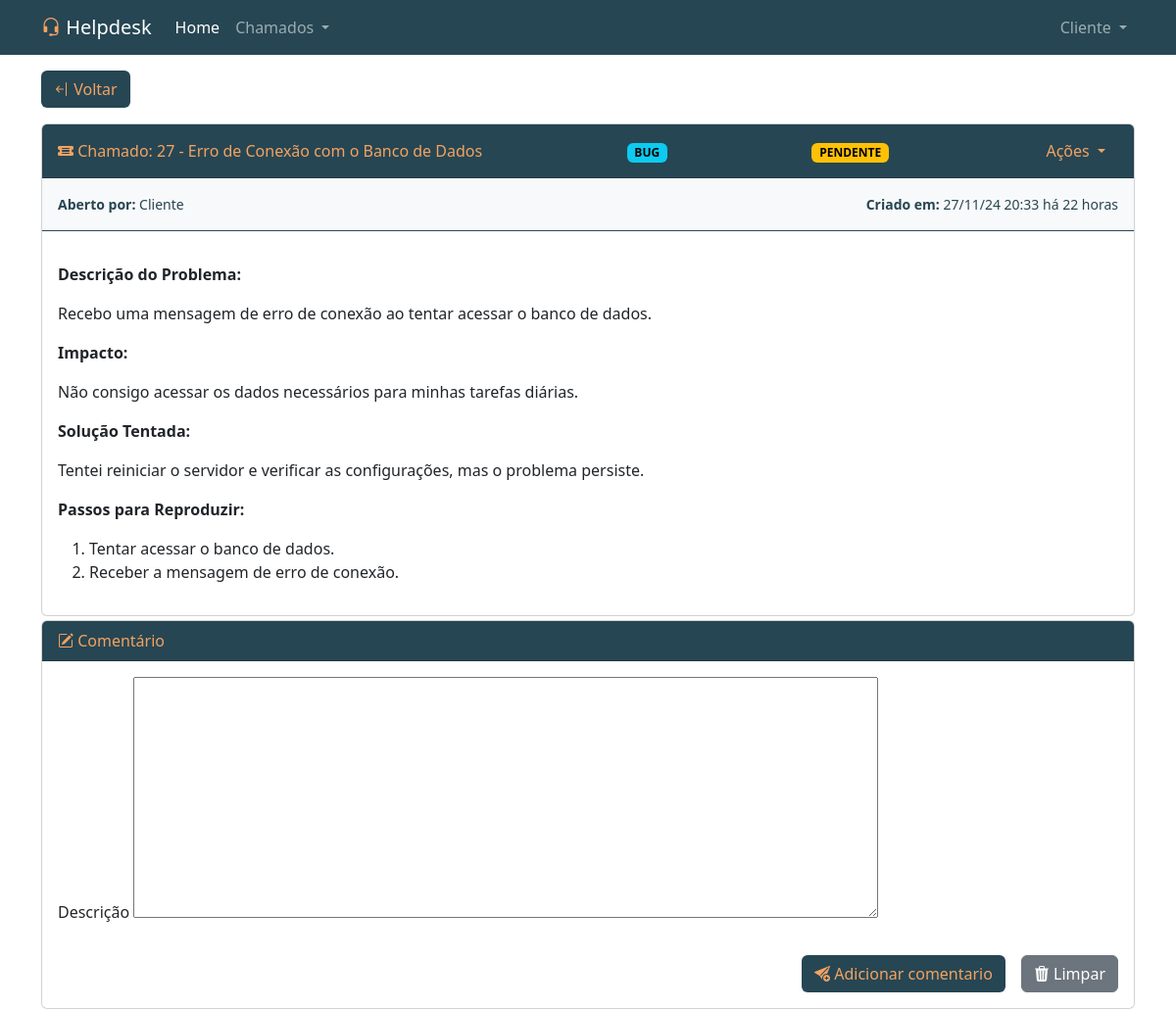
The page /ver_chamado.php?id=27 (signed in) on the database its author committed.
### tables this page shows
CREATE TABLE chamados (
	id INTEGER NOT NULL PRIMARY KEY AUTOINCREMENT,
	titulo TEXT NOT NULL,
	categoria TEXT NOT NULL,
	status TEXT DEFAULT ('pendente') NOT NULL,
	descricao INTEGER NOT NULL,
	criado_em TEXT NOT NULL,
	usuario_id INTEGER NOT NULL,
	atendente_id INTEGER,
	atualizado_em TEXT,
	deletado_em TEXT
);

CREATE TABLE usuarios (
    id INTEGER PRIMARY KEY AUTOINCREMENT,
    nome TEXT NOT NULL,
    email TEXT NOT NULL,
    senha TEXT NOT NULL,
    adm INTEGER DEFAULT 0 NOT NULL,
    atendente INTEGER DEFAULT 0 NOT NULL,
    usuario INTEGER DEFAULT 1 NOT NULL
);

### ver_chamado.php (the view, shortened to what this page needs)
<!doctype html>
<html lang="pt-Br">
<head>
    <?php
    include_once('./funcs/scripts_head.php');
    ?>
</head>
<body style="height: calc(100vh - 93px);" class="">
    <header>
        <?php include('./templates/top-navbar.php'); ?>
    </header>
    <main class=" h-100 ">
        <div class="container h-100">
            <div class="row">
                <div class="col-md-12">
                    <?php
                    require './funcs/cnx.php';
                    $chamado_id = isset($_GET['id']) ? $_GET['id'] : null;
                    try {
                        if ((isset($_SESSION['usuario']['adm']) && $_SESSION['usuario']['adm']) || (isset($_SESSION['usuario']['atendente']) && $_SESSION['usuario']['atendente'])) {
                            $stmt = $pdo->prepare("SELECT * FROM chamados WHERE id = :chamado_id;");
                            $stmt->bindParam(':chamado_id', $chamado_id, PDO::PARAM_INT);
                            $stmt->execute();
                            $chamado = $stmt->fetch(PDO::FETCH_ASSOC);
                        } else if ((isset($_SESSION['usuario']['usuario']) && $_SESSION['usuario']['usuario']) && (isset($_SESSION['usuario']['adm']) && !$_SESSION['usuario']['adm'])  && (isset($_SESSION['usuario']['atendente']) && !$_SESSION['usuario']['atendente'])) {
                            $usuario_id = $_SESSION['usuario']['id'];
                            $stmt = $pdo->prepare("SELECT * FROM chamados WHERE id = :chamado_id AND usuario_id = :usuario_id;");
                            $stmt->bindParam(':chamado_id', $chamado_id, PDO::PARAM_INT);
                            $stmt->bindParam(':usuario_id', $usuario_id, PDO::PARAM_INT);
                            $stmt->execute();
                            $chamado = $stmt->fetch(PDO::FETCH_ASSOC);
                        };
                    } catch (PDOException $e) {
                        echo "Erro ao executar a consulta: " . $e->getMessage();
                    };
                    ?>
                    <div class="mt-3 text-start d-flex d-flex justify-content-between align-items-center">
                        <div>
                            <a
                                href="consultar_chamados.php"
                                class="btn botao-primario">
                                <i class="bi bi-arrow-bar-left"></i> Voltar
                            </a>
                        </div>
                    </div>
                    <div class="card mt-md-3 mt-2">
                        <?php
                        $status_badge = 'secondary';
                        if ($chamado['status'] == 'pendente') {
                            $status_badge = 'warning';
                        } else if ($chamado['status'] == 'aberto') {
                            $status_badge = 'info';
                        } else if ($chamado['status'] == 'fechado') {
                            $status_badge = 'dark';
                        } else if ($chamado['status'] == 'resolvido') {
                            $status_badge = 'success';
                        };
                        ?>
                        <div class="card-header bg-primario texto-laranja  d-md-flex justify-content-between align-items-center">
                            <div class="">
                                <i class="bi bi-ticket-detailed-fill"></i> Chamado: <?php echo $chamado['id']; ?> - <?php echo $chamado['titulo'] ?>
                            </div>
                            <div>
                            <?php echo '<span class="badge text-bg-info">' . strtoupper($chamado['categoria']) . '</span>' ?>
                            </div>
                            <div>
                                <?php echo '<span class="badge text-bg-' . $status_badge . '">' . strtoupper($chamado['status']) . '</span>' ?>
                            </div>
                            <?php
                            if ($chamado['status'] == 'pendente' || $chamado['status'] == 'aberto') {
                            ?>
                                <div>
                                    <div class="dropdown">
                                        <button class="btn botao-primario dropdown-toggle" type="button" data-bs-toggle="dropdown" aria-expanded="false">
                                            Ações
                                        </button>
                                    </div>
                                </div>
                            <?php
                            };
                            ?>
                        </div>
                        <div class="bg-light pt-3 pb-3 ps-3 pe-3 d-md-flex justify-content-between align-items-center border-primario border-bottom">
                            <?php
                            $timestamp = $chamado['criado_em'];
                            $dataFormatada = date('d/m/y H:i', strtotime($timestamp));
                            $dataAtual = date("Y-m-d H:i:s");
                            $dataAtualTimestamp = strtotime($dataAtual);
                            $tempoDecorridoSegundos = $dataAtualTimestamp - strtotime($timestamp);
                            function calcularTempoDecorrido($segundos)
                            {
                                $minutos = floor($segundos / 60);
                                $horas = floor($minutos / 60);
                                $dias = floor($horas / 24);
                                $meses = floor($dias / 30);
                                $anos = floor($meses / 12);
                                if ($anos > 0) {
                                    $meses = $meses % 12;
                                    $dias = $dias % 30;
                                    return "<span class=''>há $anos anos, $meses meses e $dias dias</span>";
                                } elseif ($meses > 0) {
                                    $dias = $dias % 30;
                                    return "<span class=''>há $meses meses e $dias dias</span>";
                                } elseif ($dias > 0) {
                                    return "<span class=''>há $dias dias</span>";
                                } elseif ($horas > 0) {
                                    return "<span class=''>há $horas horas</span>";
                                } else {
                                    return "<span class=''>há $minutos minutos</span>";
                                }
                            };
                            $tempoDecorrido = calcularTempoDecorrido($tempoDecorridoSegundos);
                            ?>
                            <div>
                                <p class="small mb-0 texto-primario">
                                    <?php
                                    $stmt = $pdo->prepare("SELECT * FROM usuarios WHERE id = :usuario_id;");
                                    $stmt->bindParam(':usuario_id', $chamado['usuario_id'], PDO::PARAM_INT);
                                    $stmt->execute();
                                    $cliente = $stmt->fetch(PDO::FETCH_ASSOC);
                                    echo '<span class="fw-bold">Aberto por: </span> ' . $cliente['nome'];
                                    ?>
                                </p>
                            </div>
                            <div>
                                <p class="small mb-0 texto-primario "><?php echo '<span class="fw-bold">Criado em: </span>' . $dataFormatada; ?> <?php echo $tempoDecorrido; ?></p>
                            </div>
                        </div>
                        <div class="card-body">
                            <div>
                                <p><?php echo $chamado['descricao'] ?></p>
                            </div>
                        </div>
                    </div>
                    <?php
                    if (($chamado['atendente_id'] == $_SESSION['usuario']['id'] && $chamado['status'] == 'aberto')  || ($chamado['usuario_id'] == $_SESSION['usuario']['id'] and $chamado['status'] == 'aberto') || ($chamado['usuario_id'] == $_SESSION['usuario']['id'] and $chamado['status'] == 'pendente')) {
                    ?>
                        <div class="card mt-1">
                            <div class="card-header bg-primario texto-laranja "> <i class="bi bi-pencil-square"></i> Comentário</div>
                            <div class="card-body">
                                <form action="./funcs/adicionar_comentario_post.php" method="post" enctype="multipart/form-data">
                                    <div class="mb-3">
                                        <label for="editor" class="form-label">Descrição</label>
                                        <textarea name="descricao" id="editor" rows="10" cols="80" required></textarea>
                                    </div>
                                    <div class="d-grid gap-2 d-md-flex justify-content-md-end mt-4">
                                        <button class="btn botao-primario me-md-2 " type="submit"><i class="bi bi-send-plus-fill"></i> Adicionar comentario</button>
                                        <button class="btn btn-secondary" type="reset"><i class="bi bi-trash3-fill"></i> Limpar</button>
                                    </div>
                                </form>
                            </div>
                        </div>
                    <?php
                    };
                    ?>
                </div>
            </div>
        </div>
    </main>
</body>
</html>

### assets/estilos.css (style rules this page uses)
.texto-primario { color: #264653 !important; }
.texto-laranja { color: #f4a261 !important; }
.bg-primario { background: #264653 !important; }
.botao-primario { background: #264653 !important; color: #f4a261 !important; }
.border-primario { border-color: #264653 !important; }

### rows shown on the page
chamados: id "27", titulo "Erro de Conexão com o Banco de Dados", categoria "BUG", status "PENDENTE", criado_em "27/11/24 20:33", criado_em "22", descricao "Descrição do Problema: Recebo uma mensagem de erro de conexão ao tentar acessar o banco de dados. Impacto: Não consigo acessar os dados necessários para minhas tarefas diárias. Solução Tentada: Tentei reiniciar o servidor e verificar as configurações, mas o problema persiste. Passos para Reproduzir: Tentar acessar o banco de dados. Receber a mensagem de erro de conexão."
usuarios: nome "Cliente"

### other values the page prints
$nomeSobrenome "Cliente"
